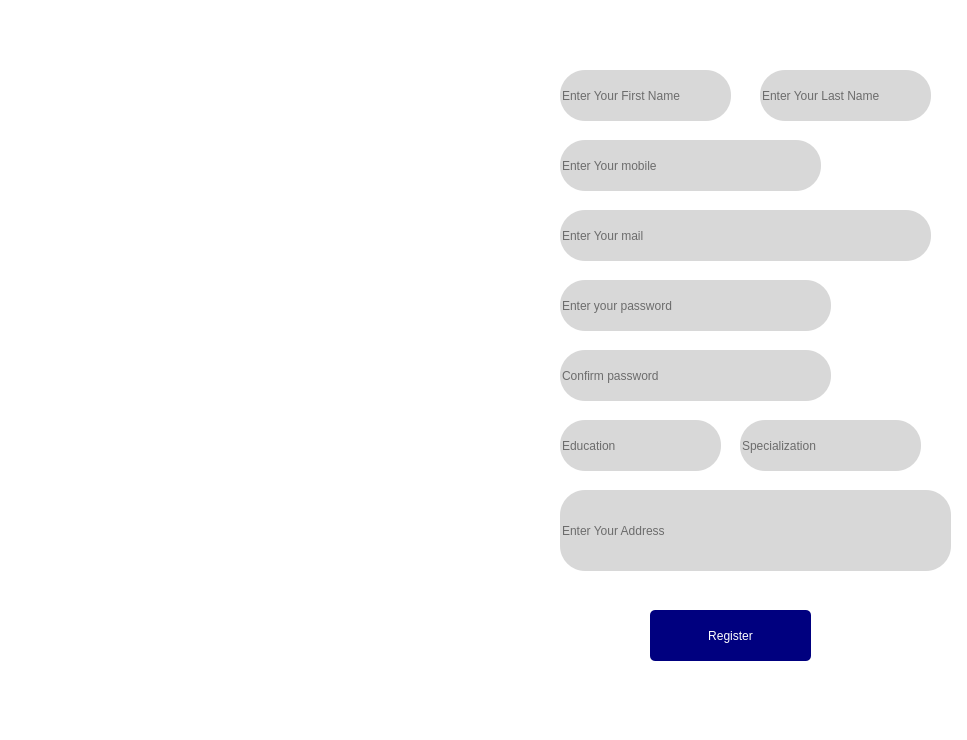
<?xml version="1.0" encoding="UTF-8"?>
<ui version="4.0">
 <class>RegisterWindow</class>
 <widget class="QMainWindow" name="RegisterWindow">
  <property name="geometry">
   <rect>
    <x>0</x>
    <y>0</y>
    <width>967</width>
    <height>740</height>
   </rect>
  </property>
  <property name="windowTitle">
   <string>RegisterWindow</string>
  </property>
  <property name="styleSheet">
   <string notr="true">background-color: rgb(255, 255, 255);</string>
  </property>
  <widget class="QWidget" name="centralwidget">
   <widget class="QWidget" name="widget" native="true">
    <property name="geometry">
     <rect>
      <x>0</x>
      <y>0</y>
      <width>481</width>
      <height>681</height>
     </rect>
    </property>
    <widget class="QLabel" name="label">
     <property name="geometry">
      <rect>
       <x>0</x>
       <y>80</y>
       <width>461</width>
       <height>551</height>
      </rect>
     </property>
     <property name="text">
      <string/>
     </property>
     <property name="pixmap">
      <pixmap>images/real-doctor.jpg</pixmap>
     </property>
    </widget>
   </widget>
   <widget class="QLineEdit" name="firstname">
    <property name="geometry">
     <rect>
      <x>560</x>
      <y>70</y>
      <width>171</width>
      <height>51</height>
     </rect>
    </property>
    <property name="styleSheet">
     <string notr="true">background-color: rgb(216, 216, 216);
border-radius: 25px;</string>
    </property>
    <property name="placeholderText">
     <string>Enter Your First Name</string>
    </property>
   </widget>
   <widget class="QLineEdit" name="mobile">
    <property name="geometry">
     <rect>
      <x>560</x>
      <y>140</y>
      <width>261</width>
      <height>51</height>
     </rect>
    </property>
    <property name="styleSheet">
     <string notr="true">background-color: rgb(216, 216, 216);
border-radius: 25px;</string>
    </property>
    <property name="placeholderText">
     <string>Enter Your mobile</string>
    </property>
   </widget>
   <widget class="QLineEdit" name="email">
    <property name="geometry">
     <rect>
      <x>560</x>
      <y>210</y>
      <width>371</width>
      <height>51</height>
     </rect>
    </property>
    <property name="styleSheet">
     <string notr="true">background-color: rgb(216, 216, 216);
border-radius: 25px;</string>
    </property>
    <property name="placeholderText">
     <string>Enter Your mail</string>
    </property>
   </widget>
   <widget class="QLineEdit" name="password">
    <property name="geometry">
     <rect>
      <x>560</x>
      <y>280</y>
      <width>271</width>
      <height>51</height>
     </rect>
    </property>
    <property name="styleSheet">
     <string notr="true">background-color: rgb(216, 216, 216);
border-radius: 25px;</string>
    </property>
    <property name="echoMode">
     <enum>QLineEdit::Password</enum>
    </property>
    <property name="placeholderText">
     <string>Enter your password</string>
    </property>
   </widget>
   <widget class="QLineEdit" name="lineEdit_6">
    <property name="geometry">
     <rect>
      <x>760</x>
      <y>70</y>
      <width>171</width>
      <height>51</height>
     </rect>
    </property>
    <property name="styleSheet">
     <string notr="true">background-color: rgb(216, 216, 216);
border-radius: 25px;</string>
    </property>
    <property name="placeholderText">
     <string>Enter Your Last Name</string>
    </property>
   </widget>
   <widget class="QLineEdit" name="cnfrmPassword">
    <property name="geometry">
     <rect>
      <x>560</x>
      <y>350</y>
      <width>271</width>
      <height>51</height>
     </rect>
    </property>
    <property name="styleSheet">
     <string notr="true">background-color: rgb(216, 216, 216);
border-radius: 25px;</string>
    </property>
    <property name="echoMode">
     <enum>QLineEdit::Password</enum>
    </property>
    <property name="placeholderText">
     <string>Confirm password</string>
    </property>
   </widget>
   <widget class="QLineEdit" name="education">
    <property name="geometry">
     <rect>
      <x>560</x>
      <y>420</y>
      <width>161</width>
      <height>51</height>
     </rect>
    </property>
    <property name="styleSheet">
     <string notr="true">background-color: rgb(216, 216, 216);
border-radius: 25px;</string>
    </property>
    <property name="placeholderText">
     <string>Education</string>
    </property>
   </widget>
   <widget class="QLineEdit" name="specialization">
    <property name="geometry">
     <rect>
      <x>740</x>
      <y>420</y>
      <width>181</width>
      <height>51</height>
     </rect>
    </property>
    <property name="styleSheet">
     <string notr="true">background-color: rgb(216, 216, 216);
border-radius: 25px;</string>
    </property>
    <property name="placeholderText">
     <string>Specialization</string>
    </property>
   </widget>
   <widget class="QLineEdit" name="address">
    <property name="geometry">
     <rect>
      <x>560</x>
      <y>490</y>
      <width>391</width>
      <height>81</height>
     </rect>
    </property>
    <property name="styleSheet">
     <string notr="true">background-color: rgb(216, 216, 216);
border-radius: 25px;</string>
    </property>
    <property name="placeholderText">
     <string>Enter Your Address</string>
    </property>
   </widget>
   <widget class="QPushButton" name="registerButton">
    <property name="geometry">
     <rect>
      <x>650</x>
      <y>610</y>
      <width>161</width>
      <height>51</height>
     </rect>
    </property>
    <property name="styleSheet">
     <string notr="true">color: rgb(255, 255, 255);
background-color: rgb(0, 0, 127);
border-radius:5px;
font: 16pt &quot;Segoe UI&quot;;</string>
    </property>
    <property name="text">
     <string>Register</string>
    </property>
   </widget>
   <widget class="QLabel" name="label_2">
    <property name="geometry">
     <rect>
      <x>500</x>
      <y>70</y>
      <width>51</width>
      <height>51</height>
     </rect>
    </property>
    <property name="text">
     <string/>
    </property>
    <property name="pixmap">
     <pixmap>images/user_45px.png</pixmap>
    </property>
   </widget>
   <widget class="QLabel" name="label_4">
    <property name="geometry">
     <rect>
      <x>500</x>
      <y>140</y>
      <width>51</width>
      <height>51</height>
     </rect>
    </property>
    <property name="text">
     <string/>
    </property>
    <property name="pixmap">
     <pixmap>images/add_phone_45px.png</pixmap>
    </property>
   </widget>
   <widget class="QLabel" name="label_3">
    <property name="geometry">
     <rect>
      <x>500</x>
      <y>210</y>
      <width>51</width>
      <height>51</height>
     </rect>
    </property>
    <property name="text">
     <string/>
    </property>
    <property name="pixmap">
     <pixmap>images/gmail_logo_45px.png</pixmap>
    </property>
   </widget>
   <widget class="QLabel" name="label_5">
    <property name="geometry">
     <rect>
      <x>500</x>
      <y>280</y>
      <width>51</width>
      <height>51</height>
     </rect>
    </property>
    <property name="text">
     <string/>
    </property>
    <property name="pixmap">
     <pixmap>images/password_45px.png</pixmap>
    </property>
   </widget>
   <widget class="QLabel" name="label_6">
    <property name="geometry">
     <rect>
      <x>500</x>
      <y>350</y>
      <width>51</width>
      <height>51</height>
     </rect>
    </property>
    <property name="text">
     <string/>
    </property>
    <property name="pixmap">
     <pixmap>images/password_reset_45px.png</pixmap>
    </property>
   </widget>
   <widget class="QLabel" name="label_9">
    <property name="geometry">
     <rect>
      <x>500</x>
      <y>420</y>
      <width>51</width>
      <height>51</height>
     </rect>
    </property>
    <property name="text">
     <string/>
    </property>
    <property name="pixmap">
     <pixmap>images/school_45px.png</pixmap>
    </property>
   </widget>
  </widget>
  <widget class="QMenuBar" name="menubar">
   <property name="geometry">
    <rect>
     <x>0</x>
     <y>0</y>
     <width>967</width>
     <height>26</height>
    </rect>
   </property>
  </widget>
  <widget class="QStatusBar" name="statusbar"/>
 </widget>
 <resources/>
 <connections/>
</ui>
